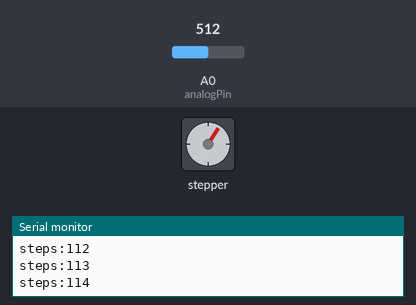
This sketch was run on a simulated Arduino Uno, built with avr-gcc and run on an emulated ATmega328P. On the bench: stepper motor, the last lines printed to the serial monitor. The test bench sets the inputs (shaded band); at power-on: A0 (analogPin) = 512. Stepper angles assume 1000 steps per turn.

Above: at 1.2 s.
1.3 s: A0 (analogPin) set to 496
2.8 s: A0 (analogPin) set to 716
At 3.26 s:
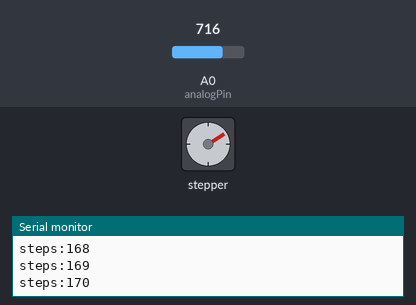
At 3.88 s:
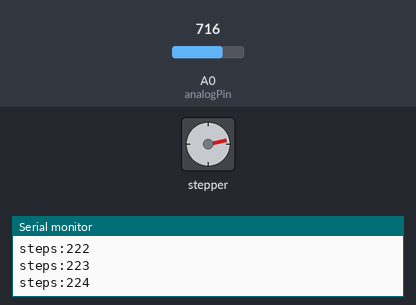
Timing chart, 0 to 20.8 s (numbered marks = the images above; inputs shaded):
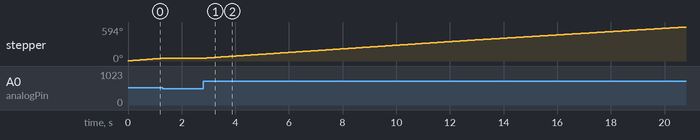

The sketch:

test.ino
```cpp
#include <Stepper.h>

const int stepsPerRevolution = 1000;  // change this to fit the number of steps per revolution
// for your motor

// initialize the stepper library on pins 8 through 11:
Stepper myStepper(stepsPerRevolution, 8, 9, 10, 11);

const int analogPin = A0;

bool goingRight = true;
bool isOn;
int stepCount = 0;         // number of steps the motor has taken
int steps = 1;
int maxStep = 9550;         //max distance
int dirStep = 1;
void setup() {
  // initialize the serial port:
  Serial.begin(9600);
}

void loop() {
  // step one step:
  float sensorVal = analogRead(analogPin);
  if(sensorVal > 1023/2){
    myStepper.step(dirStep);
    Serial.print("steps:");
    Serial.println(stepCount);
    stepCount += steps;

    if( stepCount > maxStep){
      steps *= -1;
      dirStep *= -1;
      goingRight = false;
    }

    if( stepCount < 0){
      steps *= -1;
      dirStep *= -1;
      goingRight = true;
    }

    delayMicroseconds(50);
  }
}
```

Measured:
- after the input at 1.3 s, stepper: stops changing and stays 46°
- after the input at 2.8 s, stepper: keeps turning clockwise at about 30°/s, starting at once
- by itself, stepper: keeps turning clockwise at about 36°/s
